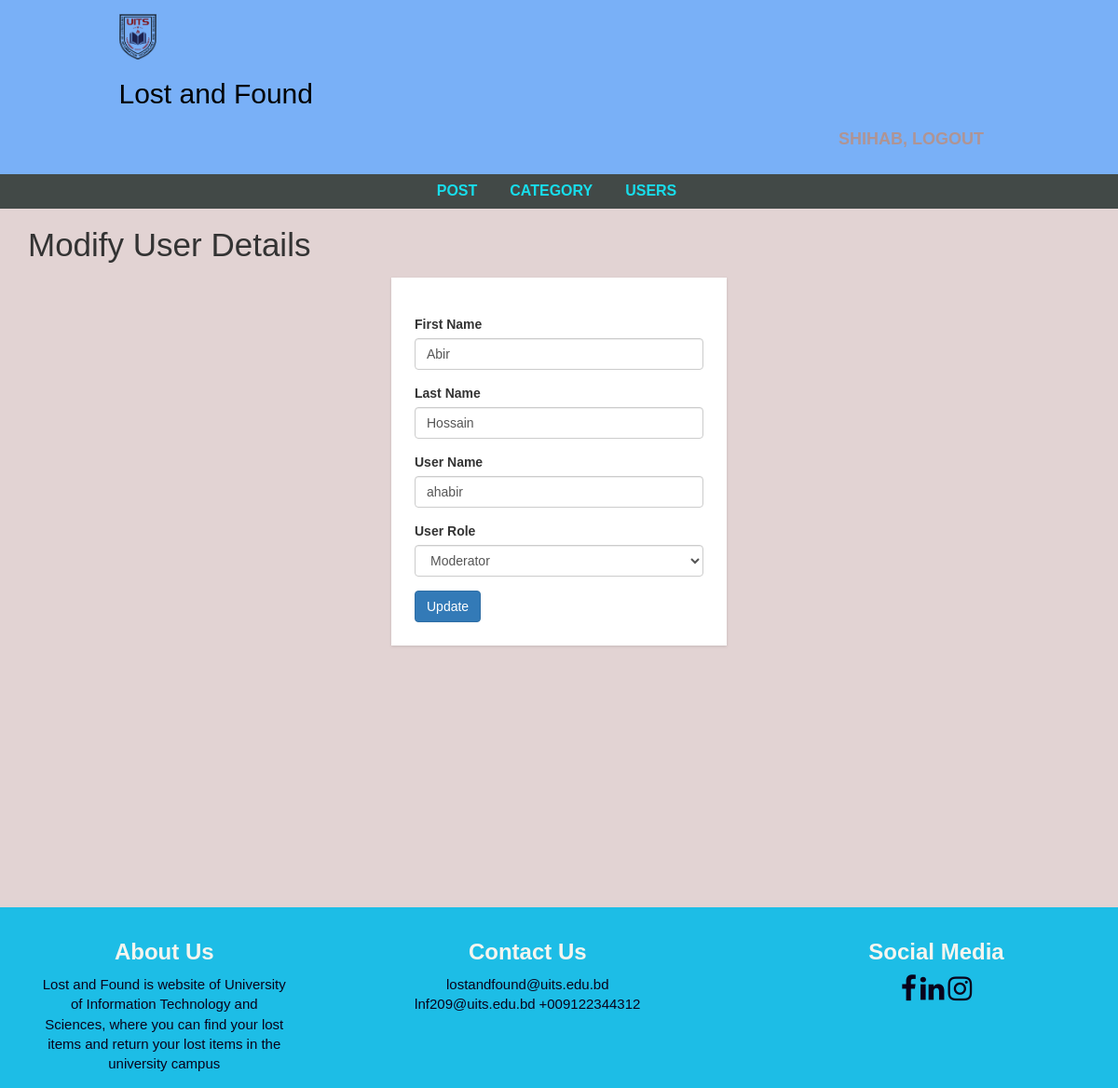
Screenshot of /admin/update-user.php?id=2 (signed in) with the database file from the repository.
### tables this page shows
CREATE TABLE `user` (
  `user_id` int(10) UNSIGNED NOT NULL,
  `first_name` varchar(30) NOT NULL,
  `last_name` varchar(30) NOT NULL,
  `username` varchar(30) DEFAULT NULL,
  `password` varchar(40) DEFAULT NULL,
  `role` int(11) NOT NULL
);

### admin/update-user.php (the view, shortened to what this page needs)
<?php include "header.php";
?>
  <div id="admin-content">
      <div class="container">
          <div class="row">
              <div class="col-md-12">
                  <h1 class="admin-heading">Modify User Details</h1>
              </div>
              <div class="col-md-offset-4 col-md-4">
<?php
      $user_id = $_GET['id'];
      include "config.php";
      $query = "SELECT * FROM user WHERE user_id = {$user_id}";
      $result = mysqli_query($connection,$query) or die("Failed");
      $count = mysqli_num_rows($result);
      if($count > 0){
      while($row = mysqli_fetch_assoc($result)){
?>
                  <form  action="<?php $_SERVER['PHP_SELF'] ?>" method ="POST">
                          <div class="form-group">
                          <label>First Name</label>
                          <input type="text" name="f_name" class="form-control" value="<?php echo $row['first_name'] ?>" placeholder="" required>
                      </div>
                      <div class="form-group">
                          <label>Last Name</label>
                          <input type="text" name="l_name" class="form-control" value="<?php echo $row['last_name'] ?>" placeholder="" required>
                      </div>
                      <div class="form-group">
                          <label>User Name</label>
                          <input type="text" name="username" class="form-control" value="<?php echo $row['username'] ?>" placeholder="" required>
                      </div>
                      <div class="form-group">
                          <label>User Role</label>
                          <select class="form-control" name="role" value="<?php echo $row['role']; ?>">
                            <?php
                                  if($row['role'] == 1){
                                echo  "<option value='0'>Moderator</option>";
                                echo  "<option value='1' selected >Admin</option>";
                                  }else{
                                 echo  "<option value='0' selected >Moderator</option>";
                                  }
                            ?>
                          </select>
                      </div>
                      <input type="submit" name="submit" class="btn btn-primary" value="Update" required />
                  </form>
                    <?php
                          }
                    }
                    ?>
              </div>
          </div>
      </div>
  </div>
<?php include "footer.php"; ?>

### css/style.css (style rules this page uses)
body { background: #e2d3d3; font-family: sans-serif,arial,Helvetica; }
#admin-content { padding: 20px 0; min-height: 750px; }
#admin-content .admin-heading { font-size: 35px; margin: 0 0 15px; }
form { background: #fff; padding: 25px; box-shadow:0 1px 3px rgba(0, 0, 0, 0.13); }

### rows the page displays
user: f_name "Abir", l_name "Hossain", username "ahabir", role "Moderator"
